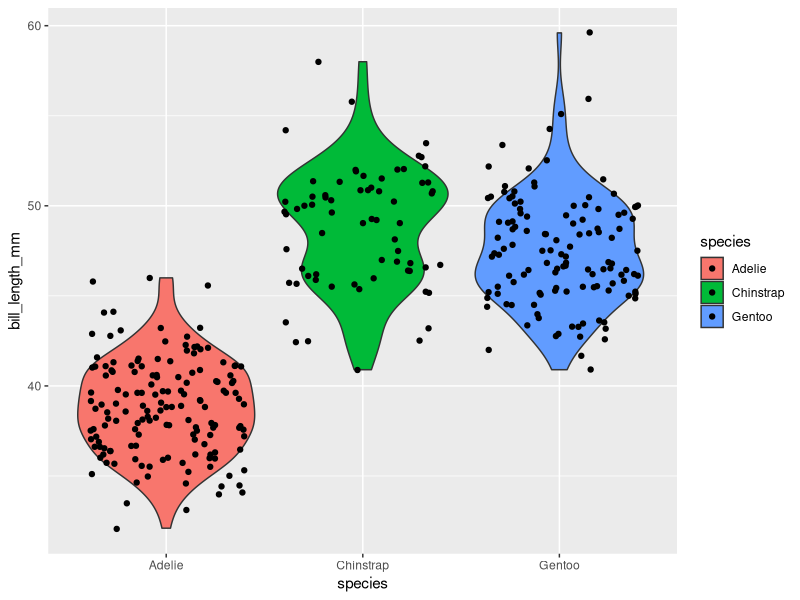
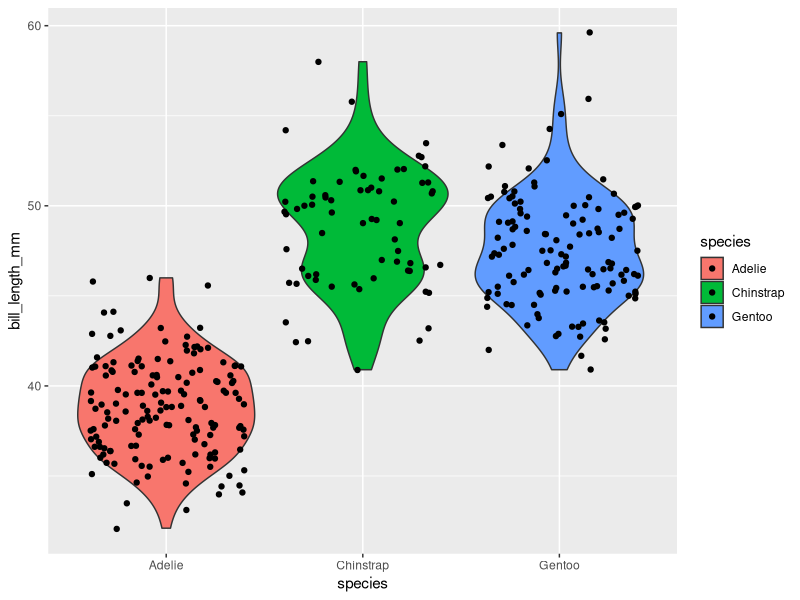

R code for these plots, in order:

            library(ggplot2)
            library(palmerpenguins)
            built_answer <- tryCatch(
                {
                    set.seed(42)
                    ggplot(penguins, aes(x = species, y = bill_length_mm, fill = species)) + geom_violin() + geom_jitter()
                    suppressWarnings(
                        if (!file.exists("/sandbox/figures/bill-length_species_violin_jitter_overlay_answer.png")) {
                            ggsave(
                                width = 3,
                                height = 3,
                                "/sandbox/figures/bill-length_species_violin_jitter_overlay_answer.png"
                            )
                        }
                    )
                    suppressWarnings(
                        ggplot_build(last_plot())
                    )
                },
                error = function(e) {
                    'ERROR'
                }
            )
            built_submission <- tryCatch(
                {
                    set.seed(42)
                    ggplot(penguins, aes(x = species, y = bill_length_mm, fill = species)) +
  geom_violin() +
  geom_jitter()
                    suppressWarnings(
                        ggsave(
                            width = 3,
                            height = 3,
                            "figures/bill-length_species_violin_jitter_overlay_submission_gemini.png"
                        )
                    )
                    suppressWarnings(
                        ggplot_build(last_plot())
                    )
                },
                error = function(e) {
                    'ERROR'
                }
            )
            cat(isTRUE(all.equal(built_answer, built_submission)))
        
